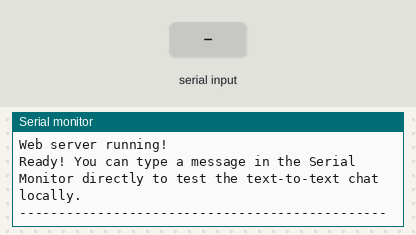
A sketch run on a simulated ESP32. Parts: the last lines printed to the serial monitor. The test bench sets the inputs (shaded band). WiFi joins after 1.5 s; servers stay silent unless stated; uploads are accepted with an empty reply.

Above: at 2.8 s.
2.9 s: "1\n" received over Serial
At 3.5 s:
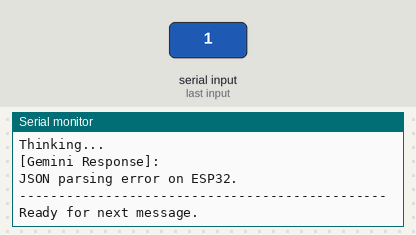
4.4 s: "0\n" received over Serial
At 4.56 s:
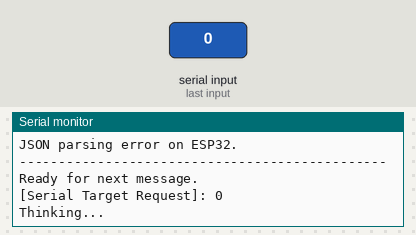

The sketch:

ESP32_Gemini_Ai.ino
```cpp
#include <WiFi.h>
#include <WebServer.h>
#include <HTTPClient.h>
#include <WiFiClientSecure.h>
#include <ArduinoJson.h> // Make sure to install ArduinoJson library (v7 is recommended)

// ==========================================
// CONFIGURATION
// ==========================================
const char* ssid = "Jai_shree_ram_2.4G";
const char* password = "ak@123456";
const char* apiKey = "AIzaSyBNpB-lRGfodQeifbpyvP5xjytbVsi7tCs"; // Get from Google AI Studio

WebServer server(80);

// GLOBAL client to prevent Stack Overflow/Memory allocation fail (which causes Error -1)
WiFiClientSecure secureClient;

// Modern, Premium Web UI embedded as a raw string
const char index_html[] PROGMEM = R"rawliteral(
<!DOCTYPE html>
<html lang="en">
<head>
    <meta charset="UTF-8">
    <meta name="viewport" content="width=device-width, initial-scale=1.0">
    <title>ESP32 Gemini AI</title>
    <style>
        :root {
            --bg-color: #0f172a;
            --chat-bg: #1e293b;
            --user-msg: #3b82f6;
            --ai-msg: #334155;
            --text-main: #f8fafc;
            --text-muted: #94a3b8;
        }
        * { box-sizing: border-box; margin: 0; padding: 0; }
        body {
            font-family: 'Segoe UI', Roboto, Helvetica, Arial, sans-serif;
            background-color: var(--bg-color);
            color: var(--text-main);
            display: flex;
            flex-direction: column;
            height: 100vh;
        }
        .header {
            background-color: var(--chat-bg);
            padding: 1.5rem;
            text-align: center;
            font-size: 1.5rem;
            font-weight: 600;
            box-shadow: 0 4px 6px -1px rgba(0, 0, 0, 0.1);
            z-index: 10;
        }
        .header span {
            background: linear-gradient(to right, #60a5fa, #a78bfa);
            -webkit-background-clip: text;
            -webkit-text-fill-color: transparent;
        }
        .chat-container {
            flex: 1;
            overflow-y: auto;
            padding: 2rem 1rem;
            display: flex;
            flex-direction: column;
            gap: 1.5rem;
            max-width: 800px;
            margin: 0 auto;
            width: 100%;
        }
        .message-wrapper {
            display: flex;
            width: 100%;
        }
        .user-wrapper { justify-content: flex-end; }
        .ai-wrapper { justify-content: flex-start; }
        .message {
            max-width: 80%;
            padding: 1rem 1.25rem;
            border-radius: 1.25rem;
            line-height: 1.5;
            font-size: 1rem;
            box-shadow: 0 1px 2px rgba(0,0,0,0.1);
        }
        .user-message {
            background-color: var(--user-msg);
            color: white;
            border-bottom-right-radius: 0.25rem;
        }
        .ai-message {
            background-color: var(--ai-msg);
            color: var(--text-main);
            border-bottom-left-radius: 0.25rem;
            white-space: pre-wrap; /* For code blocks and newlines */
        }
        .input-area {
            background-color: var(--chat-bg);
            padding: 1.5rem;
            box-shadow: 0 -4px 6px -1px rgba(0, 0, 0, 0.1);
        }
        .input-container {
            max-width: 800px;
            margin: 0 auto;
            display: flex;
            gap: 1rem;
        }
        input[type="text"] {
            flex: 1;
            padding: 1rem 1.5rem;
            border: 1px solid #475569;
            border-radius: 9999px;
            background-color: var(--bg-color);
            color: white;
            font-size: 1rem;
            transition: border-color 0.2s;
        }
        input[type="text"]:focus {
            outline: none;
            border-color: #60a5fa;
        }
        button {
            background: linear-gradient(to right, #3b82f6, #8b5cf6);
            color: white;
            border: none;
            padding: 0 1.5rem;
            border-radius: 9999px;
            font-weight: 600;
            font-size: 1rem;
            cursor: pointer;
            transition: opacity 0.2s;
        }
        button:hover { opacity: 0.9; }
        button:disabled {
            opacity: 0.5;
            cursor: not-allowed;
        }
        .typing-indicator {
            display: none;
            padding: 1rem 1.25rem;
            background-color: var(--ai-msg);
            border-radius: 1.25rem;
            border-bottom-left-radius: 0.25rem;
            align-self: flex-start;
        }
        .dot {
            display: inline-block;
            width: 8px;
            height: 8px;
            border-radius: 50%;
            background-color: var(--text-muted);
            margin-right: 4px;
            animation: pulse 1.5s infinite ease-in-out;
        }
        .dot:nth-child(2) { animation-delay: 0.2s; }
        .dot:nth-child(3) { animation-delay: 0.4s; margin-right: 0; }
        @keyframes pulse {
            0%, 100% { transform: scale(0.8); opacity: 0.5; }
            50% { transform: scale(1.2); opacity: 1; }
        }
    </style>
</head>
<body>
    <div class="header">ESP32 <span>Gemini 2.0 Flash</span></div>

    <div class="chat-container" id="chat">
        <div class="message-wrapper ai-wrapper">
            <div class="message ai-message">Hello! I'm Gemini 2.0 Flash, connected directly through your ESP32. How can I assist you today?</div>
        </div>
        <div class="message-wrapper ai-wrapper" id="loader-wrapper" style="display: none;">
            <div class="typing-indicator" id="typing">
                <div class="dot"></div><div class="dot"></div><div class="dot"></div>
            </div>
        </div>
    </div>

    <div class="input-area">
        <div class="input-container">
            <input type="text" id="userInput" placeholder="Ask Gemini..." autocomplete="off">
            <button id="sendBtn" onclick="sendMessage()">Send</button>
        </div>
    </div>

    <script>
        const chat = document.getElementById('chat');
        const userInput = document.getElementById('userInput');
        const sendBtn = document.getElementById('sendBtn');
        const loaderWrapper = document.getElementById('loader-wrapper');
        const typing = document.getElementById('typing');

        userInput.addEventListener('keypress', function(e) {
            if (e.key === 'Enter') sendMessage();
        });

        async function sendMessage() {
            const text = userInput.value.trim();
            if(!text) return;

            addMessage(text, 'user');
            userInput.value = '';
            userInput.disabled = true;
            sendBtn.disabled = true;

            loaderWrapper.style.display = 'flex';
            typing.style.display = 'block';
            chat.appendChild(loaderWrapper);
            scrollToBottom();

            try {
                const response = await fetch('/chat', {
                    method: 'POST',
                    headers: { 'Content-Type': 'application/x-www-form-urlencoded' },
                    body: 'message=' + encodeURIComponent(text)
                });

                loaderWrapper.style.display = 'none';
                typing.style.display = 'none';

                if(response.ok) {
                    const data = await response.text();
                    addMessage(data, 'ai');
                } else {
                    addMessage("Error: ESP32 could not connect to Gemini API.", 'ai');
                }
            } catch(e) {
                loaderWrapper.style.display = 'none';
                typing.style.display = 'none';
                addMessage("Network Error: Could not reach the ESP32.", 'ai');
            }

            userInput.disabled = false;
            sendBtn.disabled = false;
            userInput.focus();
        }

        function addMessage(text, sender) {
            const wrapper = document.createElement('div');
            wrapper.className = 'message-wrapper ' + (sender === 'user' ? 'user-wrapper' : 'ai-wrapper');

            const msg = document.createElement('div');
            msg.className = 'message ' + (sender === 'user' ? 'user-message' : 'ai-message');
            msg.textContent = text;

            wrapper.appendChild(msg);
            chat.insertBefore(wrapper, loaderWrapper);
            scrollToBottom();
        }

        function scrollToBottom() {
            chat.scrollTop = chat.scrollHeight;
        }
    </script>
</body>
</html>
)rawliteral";

String callGeminiAPI(String prompt) {
  HTTPClient https;
  String url = "https://generativelanguage.googleapis.com/v1beta/models/gemini-2.5-flash:generateContent?key=" + String(apiKey);
  // Set longer timeout for API limits (15 seconds)
  https.setTimeout(15000);

  if (https.begin(secureClient, url)) {
    https.addHeader("Content-Type", "application/json");

    // Construct the clean JSON payload for REST API using ArduinoJson V7
    JsonDocument doc;
    doc["contents"][0]["parts"][0]["text"] = prompt;

    String payload;
    serializeJson(doc, payload);

    int httpCode = https.POST(payload);

    if (httpCode == HTTP_CODE_OK) {
      String response = https.getString();

      // Parse the JSON response
      JsonDocument resDoc;
      DeserializationError error = deserializeJson(resDoc, response);

      if (!error) {
        // Extract plain text reply as requested (no JSON layout returned)
        String answer = resDoc["candidates"][0]["content"]["parts"][0]["text"].as<String>();
        https.end();
        return answer;
      } else {
        https.end();
        return "JSON parsing error on ESP32.";
      }
    } else {
      String errStr = "HTTP Error: " + String(httpCode);
      // Give more details on the -1 error (Connection Refused) if it happens again
      if(httpCode < 0) {
        errStr += " (" + https.errorToString(httpCode) + ")";
      } else {
        errStr += " -> " + https.getString();
      }
      https.end();
      return errStr;
    }
  } else {
    return "Failed to connect to API Server.";
  }
}

void handleRoot() {
  server.send(200, "text/html", index_html);
}

void handleChat() {
  if (server.hasArg("message")) {
    String message = server.arg("message");

    // Output UI conversation seamlessly in Serial Monitor
    Serial.println("\n[Web UI User Request]: " + message);

    // Call AI text-to-text API
    String reply = callGeminiAPI(message);

    // Plain text print on ESP32 serial
    Serial.println("[Gemini Context Reply]:\n" + reply);

    // Send standard string response back directly to Frontend
    server.send(200, "text/plain", reply);
  } else {
    server.send(400, "text/plain", "Missing message");
  }
}

void setup() {
  Serial.begin(115200);
  delay(100);

  Serial.println();
  Serial.println("===============================================");
  Serial.println("  ESP32 Gemini 2.0 Flash WebServer Auth Node   ");
  Serial.println("===============================================");

  // Bypass SSL Certificate verification on a GLOBAL level
  secureClient.setInsecure();

  WiFi.begin(ssid, password);
  Serial.print("Connecting to WiFi");
  while (WiFi.status() != WL_CONNECTED) {
    delay(500);
    Serial.print(".");
  }

  Serial.println("\nWiFi connected.");
  Serial.print("Access Web UI at: http://");
  Serial.println(WiFi.localIP());

  server.on("/", HTTP_GET, handleRoot);
  server.on("/chat", HTTP_POST, handleChat);
  server.begin();

  Serial.println("Web server running!");
  Serial.println("\nReady! You can type a message in the Serial Monitor directly to test the text-to-text chat locally.");
  Serial.println("-----------------------------------------------");
}

void loop() {
  // 1. Maintain web page server queue and calls
  server.handleClient();

  // 2. Allow Serial Conversation parallelly (Local input)
  if (Serial.available() > 0) {
    String serialInput = Serial.readStringUntil('\n');
    serialInput.trim();

    if (serialInput.length() > 0) {
      // 3. Serial Monitor plain text interaction only output
      Serial.println("\n[Serial Target Request]: " + serialInput);
      Serial.println("Thinking...");

      String reply = callGeminiAPI(serialInput);

      Serial.println("\n[Gemini Response]:\n" + reply);
      Serial.println("\n-----------------------------------------------");
      Serial.println("Ready for next message.");
    }
  }
}
```

Measured:
- after the input at 2.9 s, the serial monitor: prints a new line at once (image 1)
- after the input at 4.4 s, the serial monitor: prints a new line at once (image 2)
